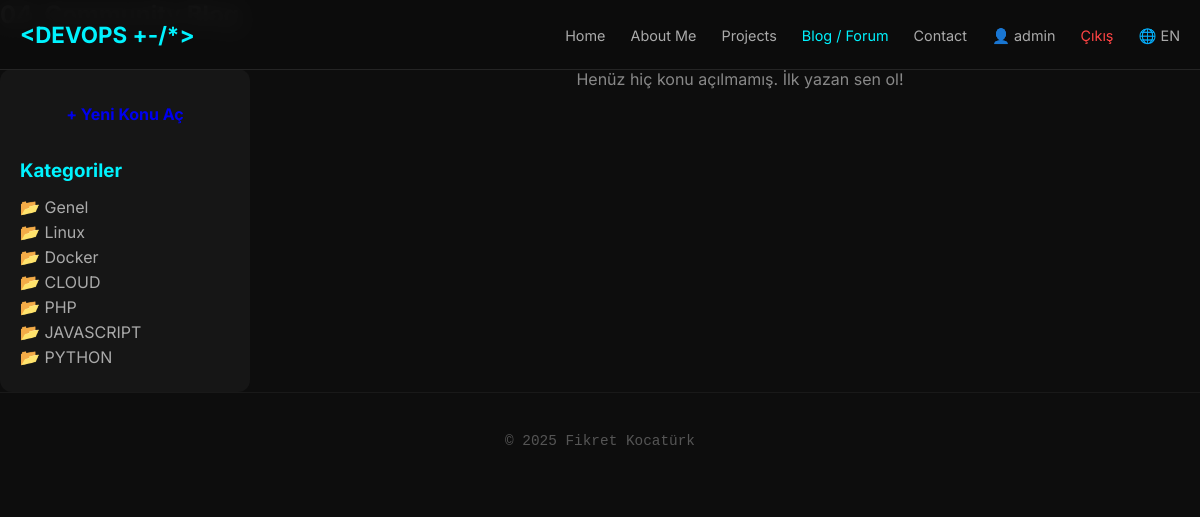
Page /index.php/blog?lang=en (signed in) on the committed database.
### tables this page shows
CREATE TABLE categories (
                            id INT AUTO_INCREMENT PRIMARY KEY,
                            name VARCHAR(50) NOT NULL
);

### app/config/config.php (called while the page is built, shortened)
<?php
$valid_langs = ['tr', 'en', 'de'];
$lang = isset($_GET['lang']) && in_array($_GET['lang'], $valid_langs) ? $_GET['lang'] : 'tr';
?>

### app/views/blog.php (the view, shortened to what this page needs)
<?php
include APP_PATH . '/views/partials/header.php';
include APP_PATH . '/views/partials/navbar.php';
$categories = [];
if (isset($conn)) {
    try {
        $cats_stmt = $conn->query("SELECT * FROM categories");
        if ($cats_stmt) {
            $categories = $cats_stmt->fetchAll(PDO::FETCH_ASSOC);
        }
    } catch (PDOException $e) {
    }
}
$topics = [];
if (isset($conn)) {
    try {
        $sql = "SELECT t.*, u.username, c.name as cat_name,
                (SELECT COUNT(*) FROM comments WHERE topic_id = t.id) as reply_count
                FROM topics t
                JOIN users u ON t.user_id = u.id
                JOIN categories c ON t.category_id = c.id
                ORDER BY t.created_at DESC";
        $stmt = $conn->query($sql);
        if ($stmt) {
            $topics = $stmt->fetchAll(PDO::FETCH_ASSOC);
        }
    } catch (PDOException $e) {
    }
}
?>
    <section>
        <h2 class="section-title"><span>04.</span> Community Blog</h2>
        <div class="blog-container">
            <aside class="sidebar">
                <?php if(isset($_SESSION['user_id'])): ?>
                    <a href="<?php echo BASE_URL; ?>/index.php/blog/create?lang=<?php echo $lang; ?>" class="btn create-btn">+ Yeni Konu Aç</a>
                <?php else: ?>
                    <a href="<?php echo BASE_URL; ?>/index.php/login" class="btn create-btn" style="border-color:#555; color:#aaa;">Giriş Yaparak Konu Aç</a>
                <?php endif; ?>
                <h3 style="color:#00f3ff; margin-bottom:15px;">Kategoriler</h3>
                <ul class="cat-list" style="list-style:none; padding:0; color:#aaa;">
                    <?php if(empty($categories)): ?>
                        <li>Kategori bulunamadı.</li>
                    <?php else: ?>
                        <?php foreach($categories as $cat): ?>
                            <li style="margin-bottom:5px; cursor:pointer;">📂 <?php echo htmlspecialchars($cat['name']); ?></li>
                        <?php endforeach; ?>
                    <?php endif; ?>
                </ul>
            </aside>
            <div class="topic-list">
                <?php if(empty($topics)): ?>
                    <p style="color:#888; text-align:center;">Henüz hiç konu açılmamış. İlk yazan sen ol!</p>
                <?php endif; ?>
            </div>
        </div>
    </section>
<?php
include APP_PATH . '/views/partials/footer.php';
?>

### app/views/partials/header.php (style rules this page uses)
:root { --bg-color: #0d0d0d; --text-main: #e0e0e0; --accent-color: #00f3ff; --nav-bg: rgba(13, 13, 13, 0.95); }
* { margin: 0; padding: 0; box-sizing: border-box; }
html, body { width: 100%; overflow-x: hidden; background-color: var(--bg-color); color: var(--text-main); font-family: 'Inter', sans-serif; }
.btn { padding: 15px 35px; border-radius: 30px; font-weight: bold; display: inline-block; text-decoration: none; cursor: pointer; }

### app/views/blog.php (style rules this page uses)
.blog-container { display: grid; grid-template-columns: 250px 1fr; gap: 30px; margin-top: 40px; }
.sidebar { background: #161616; padding: 20px; border-radius: 12px; height: fit-content; }
.create-btn { width: 100%; text-align: center; margin-bottom: 20px; display: block; }

### rows in the picture
categories: name "Genel"
categories: name "Linux"
categories: name "Docker"
categories: name "CLOUD"
categories: name "PHP"
categories: name "JAVASCRIPT"
categories: name "PYTHON"

### other values in the picture
$t['nav_home'] "Home"
$t['nav_about'] "About Me"
$t['nav_projects'] "Projects"
$t['nav_blog'] "Blog / Forum"
$t['nav_contact'] "Contact"
$_SESSION['username'] "admin"
$lang "EN"
